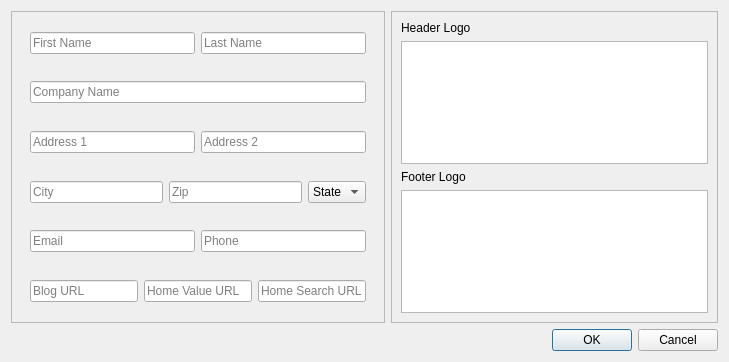
<?xml version="1.0" encoding="UTF-8"?>
<ui version="4.0">
 <class>Dialog</class>
 <widget class="QDialog" name="Dialog">
  <property name="geometry">
   <rect>
    <x>0</x>
    <y>0</y>
    <width>729</width>
    <height>362</height>
   </rect>
  </property>
  <property name="windowTitle">
   <string>Dialog</string>
  </property>
  <layout class="QGridLayout" name="gridLayout">
   <item row="0" column="0">
    <widget class="QFrame" name="frame">
     <property name="frameShape">
      <enum>QFrame::StyledPanel</enum>
     </property>
     <property name="frameShadow">
      <enum>QFrame::Raised</enum>
     </property>
     <layout class="QGridLayout" name="gridLayout_2">
      <item row="3" column="0">
       <widget class="QFrame" name="frame_5">
        <property name="frameShape">
         <enum>QFrame::NoFrame</enum>
        </property>
        <property name="frameShadow">
         <enum>QFrame::Raised</enum>
        </property>
        <layout class="QGridLayout" name="gridLayout_6">
         <item row="0" column="0">
          <widget class="QLineEdit" name="CityInput">
           <property name="placeholderText">
            <string>City</string>
           </property>
          </widget>
         </item>
         <item row="0" column="2">
          <widget class="QLineEdit" name="ZipInput">
           <property name="placeholderText">
            <string>Zip</string>
           </property>
          </widget>
         </item>
         <item row="0" column="3">
          <widget class="QComboBox" name="StateComboBox">
           <item>
            <property name="text">
             <string>State</string>
            </property>
           </item>
           <item>
            <property name="text">
             <string>NE</string>
            </property>
           </item>
           <item>
            <property name="text">
             <string>IA</string>
            </property>
           </item>
           <item>
            <property name="text">
             <string>CA</string>
            </property>
           </item>
          </widget>
         </item>
        </layout>
       </widget>
      </item>
      <item row="4" column="0">
       <widget class="QFrame" name="frame_6">
        <property name="frameShape">
         <enum>QFrame::NoFrame</enum>
        </property>
        <property name="frameShadow">
         <enum>QFrame::Raised</enum>
        </property>
        <layout class="QGridLayout" name="gridLayout_7">
         <item row="0" column="0">
          <widget class="QLineEdit" name="EmailInput">
           <property name="placeholderText">
            <string>Email</string>
           </property>
          </widget>
         </item>
         <item row="0" column="1">
          <widget class="QLineEdit" name="lineEdit_2">
           <property name="placeholderText">
            <string>Phone</string>
           </property>
          </widget>
         </item>
        </layout>
       </widget>
      </item>
      <item row="5" column="0">
       <widget class="QFrame" name="frame_7">
        <property name="frameShape">
         <enum>QFrame::NoFrame</enum>
        </property>
        <property name="frameShadow">
         <enum>QFrame::Raised</enum>
        </property>
        <layout class="QGridLayout" name="gridLayout_8">
         <item row="0" column="2">
          <widget class="QLineEdit" name="HomeSearchURLInput">
           <property name="placeholderText">
            <string>Home Search URL</string>
           </property>
          </widget>
         </item>
         <item row="0" column="1">
          <widget class="QLineEdit" name="HomeValueURLInput">
           <property name="placeholderText">
            <string>Home Value URL</string>
           </property>
          </widget>
         </item>
         <item row="0" column="0">
          <widget class="QLineEdit" name="BlogURLInput">
           <property name="placeholderText">
            <string>Blog URL</string>
           </property>
          </widget>
         </item>
        </layout>
       </widget>
      </item>
      <item row="0" column="0">
       <widget class="QFrame" name="frame_2">
        <property name="frameShape">
         <enum>QFrame::NoFrame</enum>
        </property>
        <property name="frameShadow">
         <enum>QFrame::Raised</enum>
        </property>
        <layout class="QGridLayout" name="gridLayout_3">
         <item row="0" column="0">
          <widget class="QLineEdit" name="FirstNameInput">
           <property name="placeholderText">
            <string>First Name</string>
           </property>
          </widget>
         </item>
         <item row="0" column="1">
          <widget class="QLineEdit" name="LastNameInput">
           <property name="placeholderText">
            <string>Last Name</string>
           </property>
          </widget>
         </item>
        </layout>
       </widget>
      </item>
      <item row="1" column="0">
       <widget class="QFrame" name="frame_3">
        <property name="frameShape">
         <enum>QFrame::NoFrame</enum>
        </property>
        <property name="frameShadow">
         <enum>QFrame::Raised</enum>
        </property>
        <layout class="QGridLayout" name="gridLayout_4">
         <item row="0" column="0">
          <widget class="QLineEdit" name="CompanyNameInput">
           <property name="placeholderText">
            <string>Company Name</string>
           </property>
          </widget>
         </item>
        </layout>
       </widget>
      </item>
      <item row="2" column="0">
       <widget class="QFrame" name="frame_4">
        <property name="frameShape">
         <enum>QFrame::NoFrame</enum>
        </property>
        <property name="frameShadow">
         <enum>QFrame::Raised</enum>
        </property>
        <layout class="QGridLayout" name="gridLayout_5">
         <item row="0" column="0">
          <widget class="QLineEdit" name="Address1Input">
           <property name="placeholderText">
            <string>Address 1</string>
           </property>
          </widget>
         </item>
         <item row="0" column="1">
          <widget class="QLineEdit" name="Address2Input">
           <property name="placeholderText">
            <string>Address 2</string>
           </property>
          </widget>
         </item>
        </layout>
       </widget>
      </item>
     </layout>
    </widget>
   </item>
   <item row="0" column="1">
    <widget class="QFrame" name="frame_8">
     <property name="frameShape">
      <enum>QFrame::StyledPanel</enum>
     </property>
     <property name="frameShadow">
      <enum>QFrame::Raised</enum>
     </property>
     <layout class="QGridLayout" name="gridLayout_9">
      <item row="0" column="0">
       <widget class="QLabel" name="label">
        <property name="text">
         <string>Header Logo</string>
        </property>
       </widget>
      </item>
      <item row="1" column="0">
       <widget class="QGraphicsView" name="graphicsView"/>
      </item>
      <item row="2" column="0">
       <widget class="QLabel" name="label_2">
        <property name="text">
         <string>Footer Logo</string>
        </property>
       </widget>
      </item>
      <item row="3" column="0">
       <widget class="QGraphicsView" name="graphicsView_2"/>
      </item>
     </layout>
    </widget>
   </item>
   <item row="2" column="0" colspan="2">
    <widget class="QDialogButtonBox" name="ClientInfoModal">
     <property name="orientation">
      <enum>Qt::Horizontal</enum>
     </property>
     <property name="standardButtons">
      <set>QDialogButtonBox::Cancel|QDialogButtonBox::Ok</set>
     </property>
    </widget>
   </item>
  </layout>
 </widget>
 <resources/>
 <connections>
  <connection>
   <sender>ClientInfoModal</sender>
   <signal>accepted()</signal>
   <receiver>Dialog</receiver>
   <slot>accept()</slot>
   <hints>
    <hint type="sourcelabel">
     <x>248</x>
     <y>254</y>
    </hint>
    <hint type="destinationlabel">
     <x>157</x>
     <y>274</y>
    </hint>
   </hints>
  </connection>
  <connection>
   <sender>ClientInfoModal</sender>
   <signal>rejected()</signal>
   <receiver>Dialog</receiver>
   <slot>reject()</slot>
   <hints>
    <hint type="sourcelabel">
     <x>316</x>
     <y>260</y>
    </hint>
    <hint type="destinationlabel">
     <x>286</x>
     <y>274</y>
    </hint>
   </hints>
  </connection>
 </connections>
</ui>
